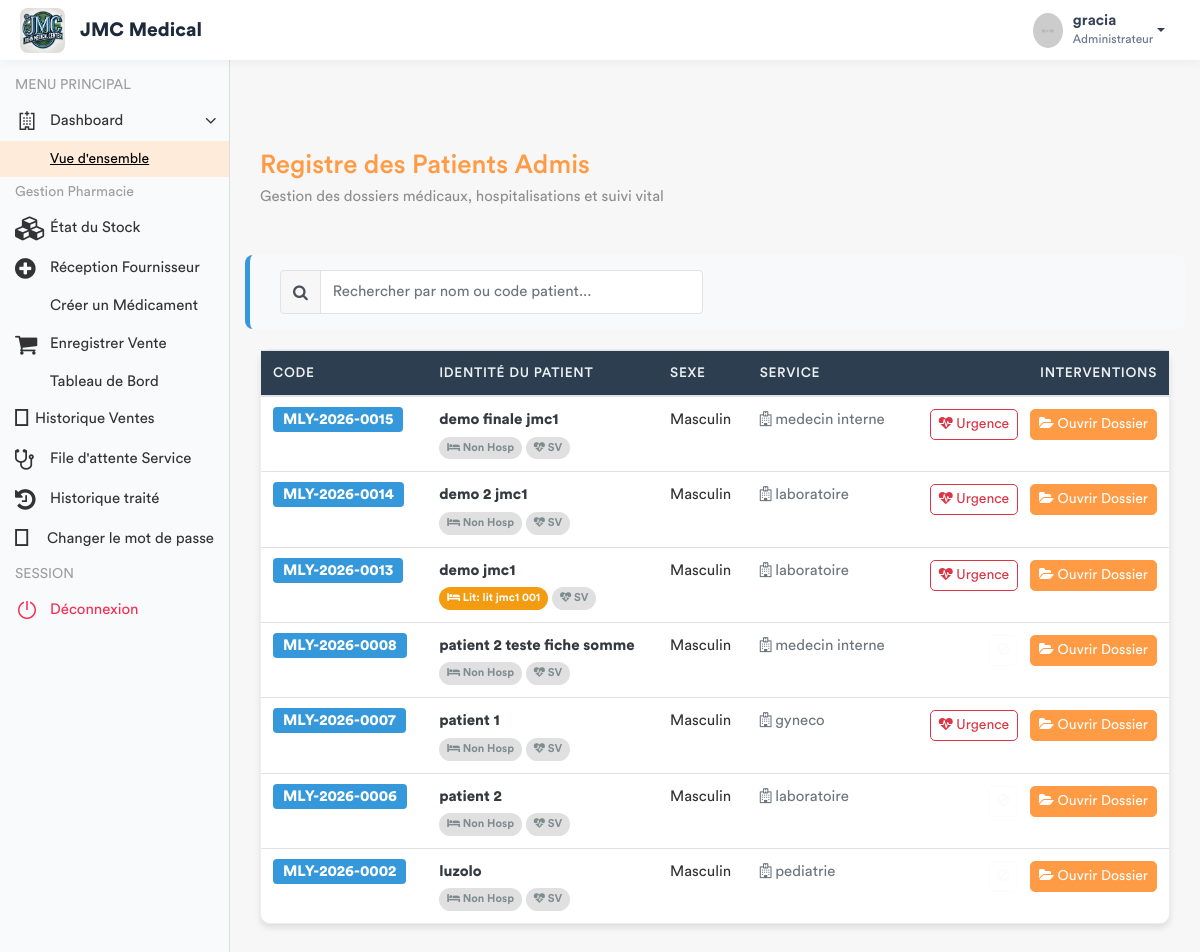
Before: /patients/ (signed in) with the older database file.
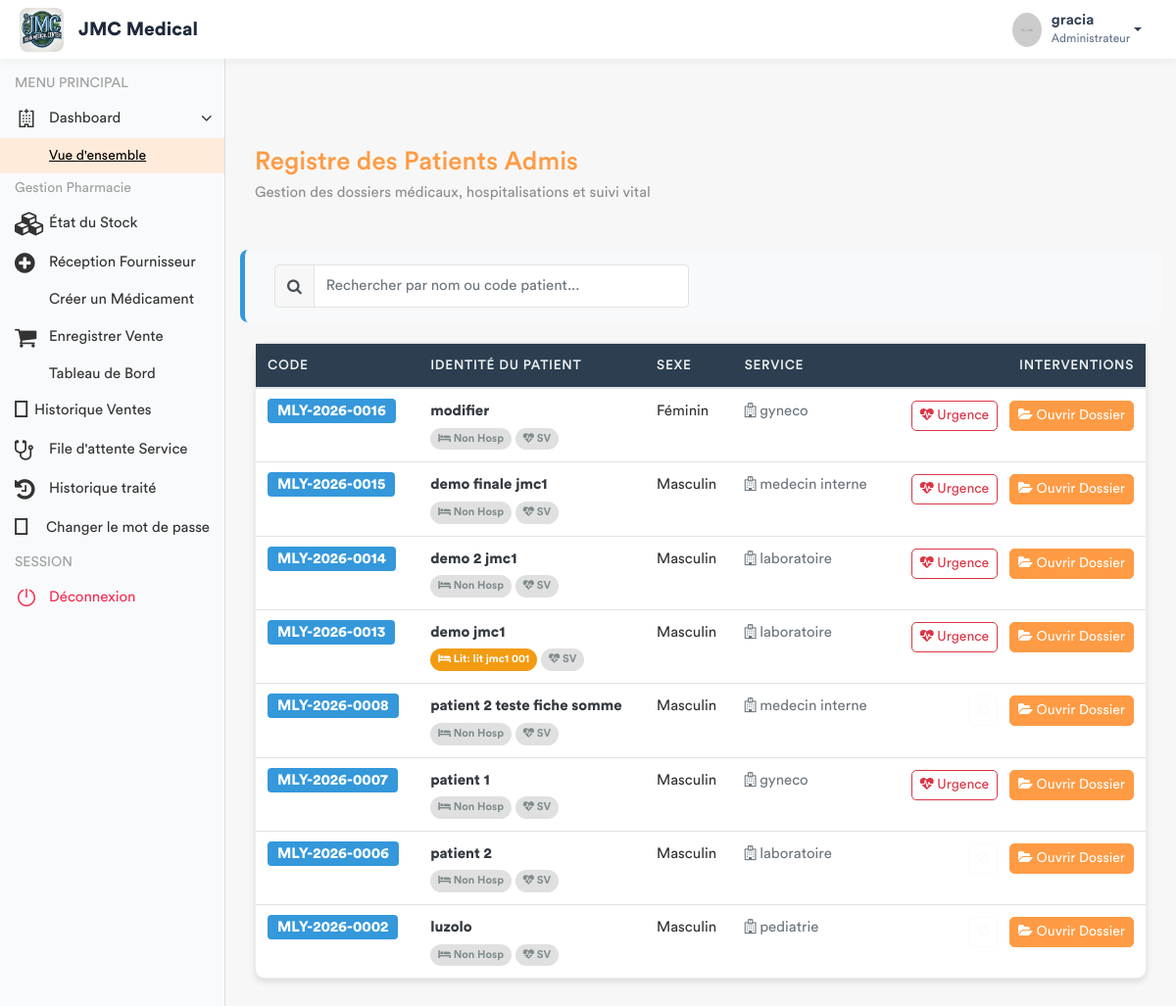
After: the same page with the newer database file.
### app/models.py (models this page shows, shortened)
class Patient(models.Model):
    TYPE_CHOICES = [
        ('SIMPLE', 'Patient Simple'),
        ('FIDELE', 'Patient Fidèle'),
        ('CONVENTIONNE', 'Patient Conventionné'),
    ]
    code_patient = models.CharField(max_length=20, unique=True, editable=False)
    noms = models.CharField(max_length=100)
    service = models.ForeignKey('Service', on_delete=models.PROTECT, related_name='patients', null=True)
    sexe = models.CharField(max_length=1, choices=[('M', 'Masculin'), ('F', 'Féminin')])
    age = models.CharField(max_length=30)
    adresse = models.TextField()
    telephone = models.CharField(max_length=20)
    hopital = models.ForeignKey(Hopital , on_delete=models.SET_NULL , related_name= 'patient_hopital', null = True)
    type_patient = models.CharField(max_length=15, choices=TYPE_CHOICES, default='SIMPLE')
    a_carte_fidelite = models.BooleanField(default=False, verbose_name="Possède carte de fidélité")
    entreprise = models.ForeignKey(
        'Entreprise',
        on_delete=models.SET_NULL,
        null=True,
        blank=True,
        related_name='patients',
        verbose_name="Entreprise (si conventionné)"
    )
    fiche_payee = models.BooleanField(default=False)
    created_by = models.ForeignKey(User, on_delete=models.SET_NULL, null=True, related_name='patients_crees')
    date_creation = models.DateTimeField(auto_now_add=True)
    date_modification = models.DateTimeField(auto_now=True)

class Service(models.Model):
    nom = models.CharField(max_length=100, unique=True)
    description = models.TextField(blank=True, null=True)
    date_creation = models.DateTimeField(default=timezone.now)
    class Meta:
        verbose_name = "Service"
        verbose_name_plural = "Services"

class Hospitalisation(models.Model):
    STATUT_CHOICES = [
        ('EN_COURS', 'En cours'),
        ('TERMINE', 'Terminé'),
        ('ANNULE', 'Annulé'),
    ]
    patient = models.ForeignKey('Patient', on_delete=models.CASCADE, related_name='sejours')
    lit = models.ForeignKey('Lit', on_delete=models.PROTECT, related_name='occupations')
    date_entree = models.DateTimeField(default=timezone.now)
    date_sortie = models.DateTimeField(null=True, blank=True)
    motif_admission = models.TextField()
    statut = models.CharField(max_length=20, choices=STATUT_CHOICES, default='EN_COURS')
    observations = models.TextField(blank=True, null=True)
    est_actif = models.BooleanField(default=True)
    est_payee = models.BooleanField(default=False)
    hopital = models.ForeignKey(Hopital , on_delete= models.SET_NULL , null = True)
    class Meta:
        verbose_name = "Hospitalisation"
        verbose_name_plural = "Hospitalisations"

class Lit(models.Model):
    chambre = models.ForeignKey(Chambre, related_name='lits', on_delete=models.CASCADE)
    nom_lit = models.CharField(max_length=50)
    est_occupe = models.BooleanField(default=False)
    est_actif = models.BooleanField(default=True)
    hopital = models.ForeignKey(Hopital , on_delete= models.SET_NULL , null = True)

### app/views.py (the view)
# urls.py: path('patients/', views.liste_patients_urgence, name='liste_patients_urgence'),
@login_required
def liste_patients_urgence(request):
    patients = Patient.objects.filter(fiche_payee=True).order_by('-id')
    role = Fonction.objects.filter(userKey=request.user).first()
    fonctionKey = role.fonctionKey.roleName if role and role.fonctionKey else None
    for p in patients:
        p.consultation_active = Consultation.objects.filter(
            triage__patient=p
        ).order_by('-date_creation').first()
        p.hosp_en_cours = Hospitalisation.objects.filter(
            patient=p,
            statut='EN_COURS'
        ).first()
    return render(request, 'back-end/medecin/liste_patients.html', {
        'patients': patients,
        'fonctionKey': fonctionKey
    })

### app/templates/back-end/medecin/liste_patients.html (shortened to what the changed rows need)
<!DOCTYPE html>
{% load static %}
<html lang="fr">
    <head>
        {% include 'back-end/includes/css.html' %}
    </head>
    <body>
        <div class="main-wrapper">
            <div class="page-wrapper">
                <div class="content container-fluid">
                    <div class="card">
                        <div class="card-body p-0">
                            <div class="table-responsive">
                                <table class="table table-hover mb-0" id="patientTable">
                                    <thead>
                                        <tr>
                                            <th>CODE</th>
                                            <th>IDENTITÉ DU PATIENT</th>
                                            <th>SEXE</th>
                                            <th>SERVICE</th>
                                            <th class="text-right">INTERVENTIONS</th>
                                        </tr>
                                    </thead>
                                    <tbody id="patientTableBody">
                                        {% for patient in patients %}
                                        <tr class="align-middle">
                                            <td><span class="badge-code">{{ patient.code_patient }}</span></td>
                                            <td>
                                                <div class="font-weight-bold text-dark">{{ patient.noms }}</div>
                                                <div>
                                                    <span id="hosp_tab" class="med-tab {% if not patient.hosp_en_cours %}tab-inactive{% endif %}">
                                                        <i class="fa fa-bed"></i> {% if patient.hosp_en_cours %}Lit: {{ patient.hosp_en_cours.lit.nom_lit }}{% else %}Non Hosp{% endif %}
                                                    </span>
                                                    <span id="sv_tab" class="med-tab {% if not patient.a_signes_vitaux %}tab-inactive{% endif %}">
                                                        <i class="fa fa-heartbeat"></i> SV
                                                    </span>
                                                </div>
                                            </td>
                                            <td>{{ patient.get_sexe_display }}</td>
                                            <td><span class="text-secondary"><i class="fa fa-hospital-o"></i> {{ patient.service.nom|default:"Non assigné" }}</span></td>
                                            <td class="text-right">
                                                {% if patient.consultation_active %}
                                                    <a href="{% url 'enregistrer_ordonnance_urgence' patient.consultation_active.id %}"
                                                       class="btn btn-sm btn-outline-danger btn-action mr-2">
                                                        <i class="fa fa-heartbeat"></i> Urgence
                                                    </a>
                                                {% else %}
                                                    <button class="btn btn-sm btn-outline-light mr-2" disabled><i class="fa fa-ban"></i></button>
                                                {% endif %}
                                                <a href="{% url 'dossier_medical_complet' patient.id %}" class="btn btn-sm btn-primary btn-action">
                                                    <i class="fa fa-folder-open"></i> Ouvrir Dossier
                                                </a>
                                            </td>
                                        </tr>
                                        {% empty %}
                                        <tr>
                                            <td colspan="5" class="text-center py-5 text-muted">
                                                <i class="fa fa-folder-open-o fa-3x"></i><br>Aucun dossier patient en attente.
                                            </td>
                                        </tr>
                                        {% endfor %}
                                    </tbody>
                                </table>
                            </div>
                        </div>
                    </div>
                </div>
            </div>
        </div>
    </body>
</html>

Changed rows visible on the page:
added Patient: code_patient "MLY-2026-0016", noms "modifier", shows "Non Hosp", sexe "Féminin", service.nom "gyneco", shows "Urgence"
